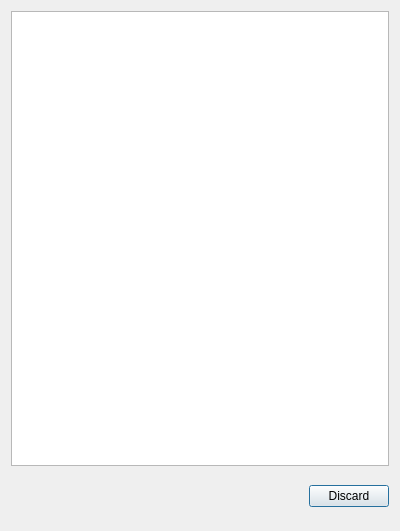
<?xml version="1.0" encoding="UTF-8"?>
<ui version="4.0">
 <class>PreviousLogins</class>
 <widget class="QDialog" name="PreviousLogins">
  <property name="geometry">
   <rect>
    <x>0</x>
    <y>0</y>
    <width>400</width>
    <height>531</height>
   </rect>
  </property>
  <property name="windowTitle">
   <string>Dialog</string>
  </property>
  <layout class="QGridLayout" name="gridLayout">
   <item row="0" column="0">
    <layout class="QVBoxLayout" name="verticalLayout">
     <item>
      <widget class="QListView" name="listView"/>
     </item>
     <item>
      <layout class="QHBoxLayout" name="horizontalLayout">
       <item>
        <spacer name="horizontalSpacer">
         <property name="orientation">
          <enum>Qt::Horizontal</enum>
         </property>
         <property name="sizeHint" stdset="0">
          <size>
           <width>32</width>
           <height>48</height>
          </size>
         </property>
        </spacer>
       </item>
       <item>
        <widget class="QPushButton" name="cancelbutton">
         <property name="text">
          <string>Discard</string>
         </property>
         <property name="icon">
          <iconset resource="../Ressources.qrc">
           <normaloff>:/Icons/Icons/cancel4.svg</normaloff>:/Icons/Icons/cancel4.svg</iconset>
         </property>
        </widget>
       </item>
      </layout>
     </item>
    </layout>
   </item>
  </layout>
 </widget>
 <resources>
  <include location="../Ressources.qrc"/>
 </resources>
 <connections>
  <connection>
   <sender>cancelbutton</sender>
   <signal>clicked()</signal>
   <receiver>PreviousLogins</receiver>
   <slot>reject()</slot>
   <hints>
    <hint type="sourcelabel">
     <x>348</x>
     <y>495</y>
    </hint>
    <hint type="destinationlabel">
     <x>199</x>
     <y>265</y>
    </hint>
   </hints>
  </connection>
 </connections>
</ui>
